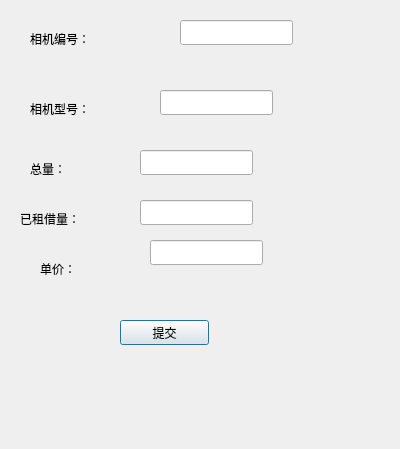
<?xml version="1.0" encoding="UTF-8"?>
<ui version="4.0">
 <class>Dialog_add_camera</class>
 <widget class="QDialog" name="Dialog_add_camera">
  <property name="geometry">
   <rect>
    <x>0</x>
    <y>0</y>
    <width>400</width>
    <height>449</height>
   </rect>
  </property>
  <property name="windowTitle">
   <string>Dialog</string>
  </property>
  <widget class="QLabel" name="label">
   <property name="geometry">
    <rect>
     <x>30</x>
     <y>30</y>
     <width>67</width>
     <height>17</height>
    </rect>
   </property>
   <property name="text">
    <string>相机编号：</string>
   </property>
  </widget>
  <widget class="QLabel" name="label_2">
   <property name="geometry">
    <rect>
     <x>30</x>
     <y>100</y>
     <width>67</width>
     <height>17</height>
    </rect>
   </property>
   <property name="text">
    <string>相机型号：</string>
   </property>
  </widget>
  <widget class="QLabel" name="label_3">
   <property name="geometry">
    <rect>
     <x>30</x>
     <y>160</y>
     <width>67</width>
     <height>17</height>
    </rect>
   </property>
   <property name="text">
    <string>总量：</string>
   </property>
  </widget>
  <widget class="QLabel" name="label_5">
   <property name="geometry">
    <rect>
     <x>40</x>
     <y>260</y>
     <width>67</width>
     <height>17</height>
    </rect>
   </property>
   <property name="text">
    <string>单价：</string>
   </property>
  </widget>
  <widget class="QLineEdit" name="lineEdit_add_camera_no">
   <property name="geometry">
    <rect>
     <x>180</x>
     <y>20</y>
     <width>113</width>
     <height>25</height>
    </rect>
   </property>
  </widget>
  <widget class="QLineEdit" name="lineEdit_add_camera_name">
   <property name="geometry">
    <rect>
     <x>160</x>
     <y>90</y>
     <width>113</width>
     <height>25</height>
    </rect>
   </property>
  </widget>
  <widget class="QLineEdit" name="lineEdit_add_camera_total_num">
   <property name="geometry">
    <rect>
     <x>140</x>
     <y>150</y>
     <width>113</width>
     <height>25</height>
    </rect>
   </property>
  </widget>
  <widget class="QLineEdit" name="lineEdit_add_camera_price">
   <property name="geometry">
    <rect>
     <x>150</x>
     <y>240</y>
     <width>113</width>
     <height>25</height>
    </rect>
   </property>
  </widget>
  <widget class="QPushButton" name="pushButto_add_camera">
   <property name="geometry">
    <rect>
     <x>120</x>
     <y>320</y>
     <width>89</width>
     <height>25</height>
    </rect>
   </property>
   <property name="text">
    <string>提交</string>
   </property>
  </widget>
  <widget class="QLabel" name="label_4">
   <property name="geometry">
    <rect>
     <x>20</x>
     <y>210</y>
     <width>67</width>
     <height>17</height>
    </rect>
   </property>
   <property name="text">
    <string>已租借量：</string>
   </property>
  </widget>
  <widget class="QLineEdit" name="lineEdit_add_camera_rent_num">
   <property name="geometry">
    <rect>
     <x>140</x>
     <y>200</y>
     <width>113</width>
     <height>25</height>
    </rect>
   </property>
  </widget>
 </widget>
 <resources/>
 <connections/>
</ui>
